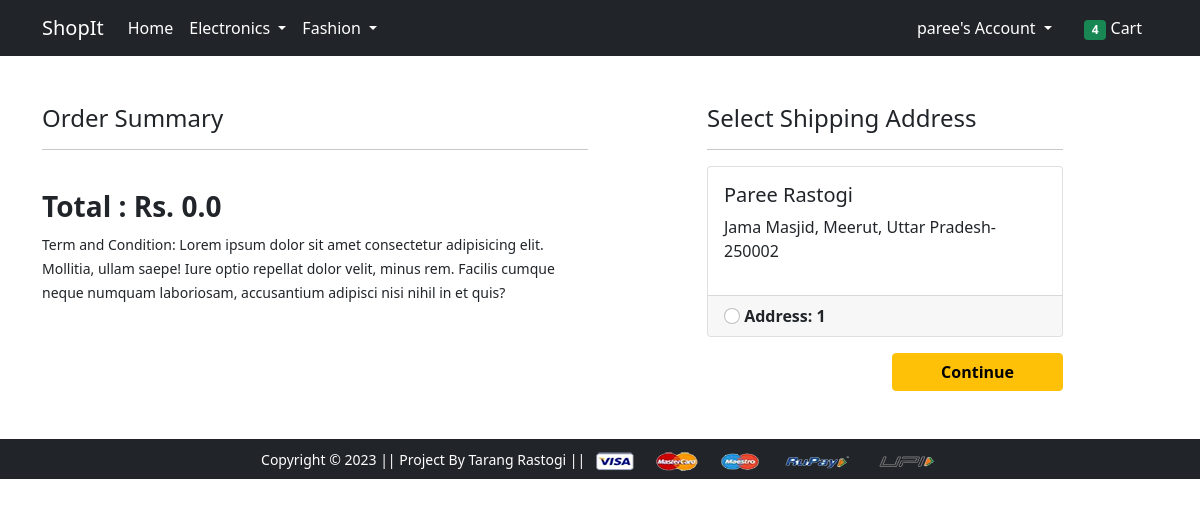
The page /checkout/ (signed in) on the database its author committed.
### app/models.py (models this page shows, shortened)
class Customer(models.Model):
    user = models.ForeignKey(User , on_delete=models.CASCADE)
    name = models.CharField(max_length=200)
    locality = models.CharField(max_length=200)
    city = models.CharField(max_length=200)
    zipcode = models.IntegerField()
    state = models.CharField(choices = STATE_CHOICES , max_length=50)

### app/views.py (the view)
# urls.py: path('checkout/', views.checkout, name='checkout'),
@login_required
def checkout(request):
    user = request.user
    add = Customer.objects.filter(user = user)
    cart_items = Cart.objects.filter(user = user)
    amount = 0.0
    amount = 0.0
    shipping_amount = 0.0
    total_amount = 0.0
    cart_product = [p for p in Cart.objects.all() if p.user == user]
    for p in cart_product:
        tempamt = (p.quantity* p.product.discounted_price)
        amount+=tempamt
        tempshippingamount = tempamt*0.04
        shipping_amount +=tempshippingamount
        total_amount = amount + shipping_amount
    return render(request, 'app/checkout.html'  , {'add' : add , 'totalamount': total_amount , 'cart_items' : cart_items} )

### app/templates/app/checkout.html (shortened to what this page needs)
{% extends 'app/base.html' %}
{% load static %}
{% block main-content %}
<div class="container">
 <div class="row mt-5">
  <div class="col-sm-6">
    <h4>Order Summary</h4>
    <hr>
    <br>
    <p class = "fw-bold h3">Total : Rs. {{totalamount}}</p>
    <small>Term and Condition: Lorem ipsum dolor sit amet consectetur adipisicing elit. Mollitia, ullam saepe! Iure optio repellat dolor velit, minus rem. Facilis cumque neque numquam laboriosam, accusantium adipisci nisi nihil in et quis?</small>
  </div>
  <div class="col-sm-4 offset-sm-1">
    <h4>Select Shipping Address</h4>
    <hr>
    <form action="/paymentdone">
    {% for ad in add %}
      <div class="card">
        <div class="card-body">
          <h5>{{ad.name}}</h5>
          <p>{{ad.locality}}, {{ad.city}}, {{ad.state}}- {{ad.zipcode}}</p>
        </div>
        <div class="card-footer">
          <input class="form-check-input" type="radio" name="custid" id="custadd{{forloop.counter}}" value="{{ad.id}}">
          <label class="form-check-label fw-bold" for="custadd{{forloop.counter}}">
            Address: {{ forloop.counter }} </label>
        </div>
      </div>
      {% endfor %}
        <div class="text-end">
          <button type="submit" class="btn btn-warning mt-3 px-5 fw-bold">Continue</button>
        </div>
      </form>
    </div>
  </div>
</div>
{% endblock main-content %}

### app/templates/app/base.html (shortened to what this page needs)
<!doctype html>
{% load static %}
<html lang="en">
  <head>
    <link href="https://cdn.jsdelivr.net/npm/bootstrap@5.0.0-beta1/dist/css/bootstrap.min.css" rel="stylesheet">
    <link rel="stylesheet" href="{% static 'app/css/owl.carousel.min.css' %}">
    <link rel="stylesheet" href="{% static 'app/css/all.min.css' %}">
    <link rel="stylesheet" href="{% static 'app/css/style.css' %}">
  </head>
  <body class = "{% block body_class %}{% endblock %}" >
    <nav class="navbar navbar-expand-lg navbar-dark bg-dark">
     <div class="container">
       <a class="navbar-brand" href="/">ShopIt</a>
       <div class="collapse navbar-collapse" id="navbarSupportedContent">
         <ul class="navbar-nav me-auto mb-2 mb-lg-0">
           <li class="nav-item">
             <a class="nav-link active" aria-current="page" href="/">Home</a>
           </li>
           <li class="nav-item dropdown">
             <a class="nav-link dropdown-toggle text-white" href="#" id="electronicsDropdown" role="button" data-bs-toggle="dropdown" aria-expanded="false">
               Electronics
             </a>
           </li>
           <li class="nav-item dropdown">
             <a class="nav-link dropdown-toggle text-white" href="#" id="fashionDropdown" role="button" data-bs-toggle="dropdown" aria-expanded="false">
               Fashion
             </a>
           </li>
         </ul>
         <div>
          <ul class="navbar-nav me-auto mb-2 mb-lg-0">
          {% if request.user.is_authenticated %}
           <li class="nav-item dropdown mx-2">
              <a class="nav-link dropdown-toggle text-white" href="#" id="profileDropdown" role="button" data-bs-toggle="dropdown" aria-expanded="false">
                {{request.user}}'s Account
              </a>
            </li>
            <li class="nav-item mx-2">
             <a href="{% url 'showcart' %}" class="nav-link text-white"><span class="badge bg-success">4</span> Cart </a>
            </li>
            {% endif %}
          </ul>
         </div>
       </div>
     </div>
    </nav>
    {% block main-content %} {% endblock main-content %}
    <footer class="container-fluid bg-dark text-center p-2 mt-5"  style =   "position: relative;
    bottom: 0; ">
        <small class="text-white">Copyright &copy; 2023 || Project By Tarang Rastogi || </small>
        <img src="{% static 'app/images/payment.png' %}" alt="" srcset="" class="img-fluid" height="2px">
    </footer>
  </body>
</html>

### rows shown on the page
Customer: name "Paree Rastogi", locality "Jama Masjid", city "Meerut", state "Uttar Pradesh", zipcode "250002"

### other values the page prints
{{ request.user }} "paree"
{{ totalamount }} "0.0"
